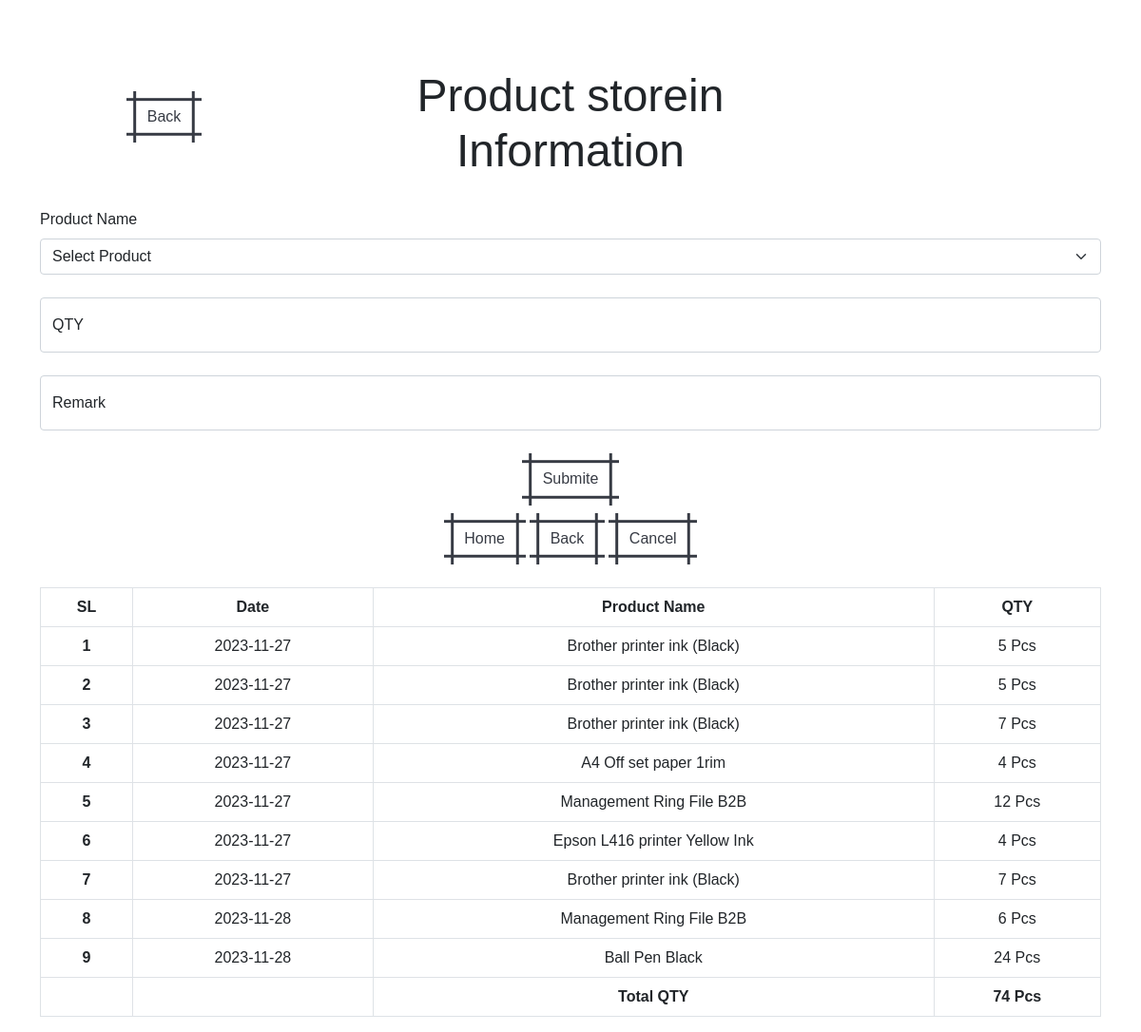
Before: /stockIn.php (signed in) with the older database file.
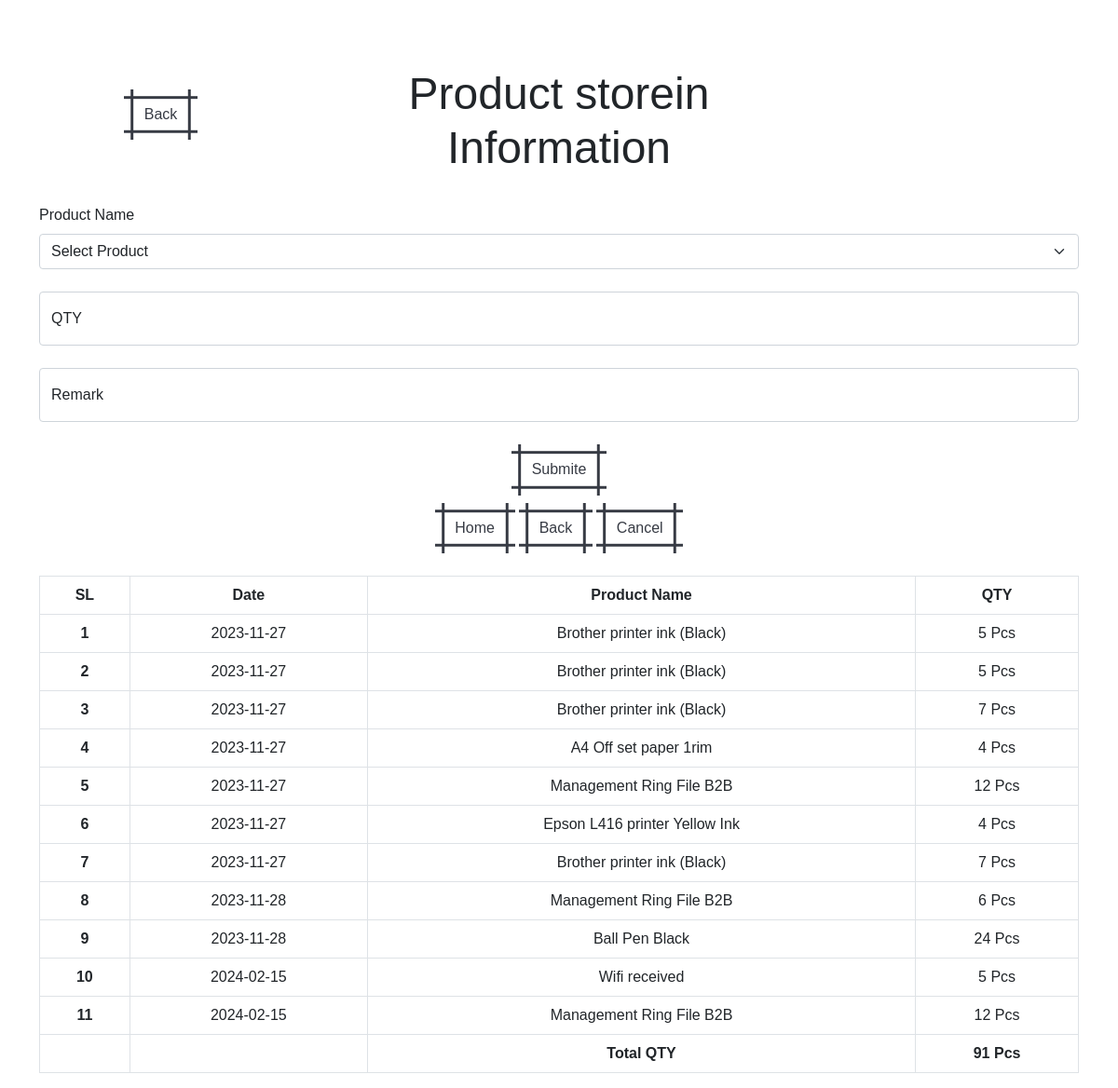
After: the same page with the newer database file.
### tables this page shows
CREATE TABLE `tb_stock_in` (
  `Id` int(11) NOT NULL,
  `P_Id` int(11) NOT NULL,
  `E_Id` int(11) NOT NULL,
  `SI_Date` date NOT NULL,
  `SI_QTY` int(11) NOT NULL,
  `SI_Remark` varchar(255) NOT NULL
);

CREATE TABLE `tb_productinfo` (
  `Id` int(11) NOT NULL,
  `P_Name` varchar(255) NOT NULL,
  `P_Cat_Id` int(11) NOT NULL,
  `P_Price` int(11) NOT NULL,
  `P_Remark` varchar(255) NOT NULL,
  `P_Image` varchar(255) NOT NULL
);

### stockIn.php (the view, shortened to what this page needs)
<?php
    include 'dbconfig.php';
    if(isset($_SESSION['Id']) && isset($_SESSION['E_Name']))
    {
?>
<!DOCTYPE html>
<html lang="en">
<head>
    <link rel="stylesheet" href="https://cdnjs.cloudflare.com/ajax/libs/font-awesome/4.7.0/css/font-awesome.min.css">
    <link href="https://cdn.jsdelivr.net/npm/bootstrap@5.0.2/dist/css/bootstrap.min.css" rel="stylesheet">
    <link rel="stylesheet" href="button89.css" media="screen">
</head>
<body>
    <br><br><br>
    <div class="text-center container">
    <div class="row">
        <div class="col-3"><a href="product.php"><button class="button89 mt-4" role="button">Back</button></a></div>
        <div class="col-6"><h3 class="display-5">Product storein Information</h3></div>
        <div class="col-3"></div>
    </div>
</div><br>
<section id="stockin-section">
    <div class="container">
        <div class="row">
            <div class="col-lg-12">
                <form action="stockinBK" method="POST">
                    <label for="cbxProductName" class="form-label">Product Name</label><br>
                <select name="cbxProductName" required class="form-field form-select" id="cbxProductName">
                    <option selected disabled>Select Product</option>
                </select><br>
                <div class="form-floating">
                    <input name="txtQty" type="number" class="form-control" id="qty" placeholder="Qty" required>
                    <label for="qty">QTY</label>
                </div><br>
                <div class="form-floating">
                    <input name="txtRemark" type="text" class="form-control" id="remark" placeholder="Remark"></input>
                    <label for="remark">Remark</label>
                </div>
                <div class="mt-4 text-center">
                    <button class="button89" role="button" name="btnSubmit">Submite</button>
                </div>
                </form>
                <div class="text-center mb-4">
                    <a href="index.php"><button class="button89  mt-2" role="button">Home</button></a>
                    <a href="product.php"><button class="button89  mt-2" role="button">Back</button></a>
                    <a href="#"><button class="button89  mt-2" role="button">Cancel</button></a>
                </div>
            </div>
        </div>
        <table class="table table-bordered text-center">
            <thead>
                <tr>
                    <th scope="col">SL</th>
                    <th scope="col">Date</th>
                    <th scope="col">Product Name</th>
                    <th scope="col">QTY</th>
                </tr>
            </thead>
            <?php
                $sqlData = "SELECT * FROM tb_stock_in";
                $sqlResult = mysqli_query($conn,$sqlData);
            ?>
            <tbody>
                <?php $i=1; foreach($sqlResult as $val)
                {?>
                <tr>
                    <th scope="row"><?=$i;?></th>
                    <td><?=$val['SI_Date'];?></td>
                    <?php $cid = $val['P_Id'];?>
                    <?php
                    $sqlCData = "SELECT cat.P_Name FROM `tb_productinfo` AS cat WHERE Id=$cid";
                        $sqlCResult = mysqli_query($conn,$sqlCData);
                        foreach($sqlCResult as $re)
                        {?>
                            <td><?=$re['P_Name'];?></td>
                    <?php    }
                    ?>
                    <td><?=$val['SI_QTY'];?> Pcs</td>
                </tr> <?php $i++; } ?>
            </tbody>
                <th scope="col"></th>
                <th scope="col"></th>
                <?php
                $totalAmount = "SELECT sum(SI_QTY) FROM tb_stock_in";
                $sqlTotalAmountResult = mysqli_query($conn,$totalAmount);
                while($row = mysqli_fetch_array($sqlTotalAmountResult))
                {
                    ?><th scope="col">Total QTY</th>
                    <th scope="col"><?php echo $row['sum(SI_QTY)'].' Pcs'; ?></th>
            <?php    }    ?>
            </table>
    </div>
</section>
</body>
</html>
<?php
    }
    else{
        header("Location: log.php");
        exit();
    }
?>

Changed rows visible on the page:
added tb_stock_in: SI_Date "2024-02-15", SI_QTY "5"
added tb_productinfo: P_Name "Wifi received", shown under "2024-02-15"
added tb_stock_in: SI_Date "2024-02-15", SI_QTY "12", tb_productinfo (P_Name "Management Ring File B2B")
Other visible differences:
new list line: "Total QTY 91 Pcs"
list line gone: "Total QTY 74 Pcs"
